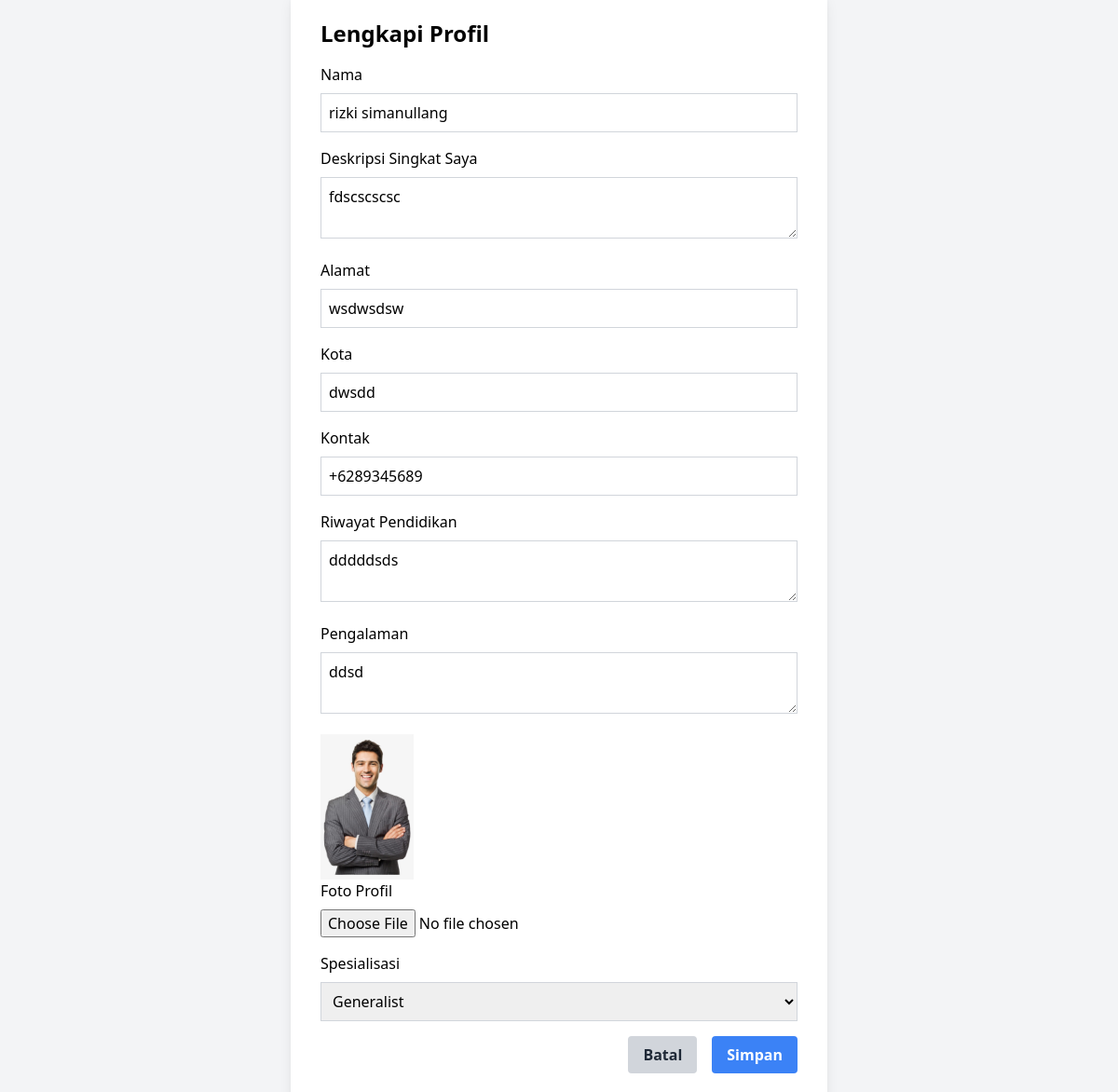
Page /public/konsultan/edit_profil.php (signed in) on the committed database.
### tables this page shows
CREATE TABLE `konsultan` (
  `ID_Konsultan` int(11) NOT NULL,
  `Nama` varchar(255) DEFAULT NULL,
  `Alamat` varchar(255) DEFAULT NULL,
  `Kontak` varchar(20) DEFAULT NULL,
  `Email` varchar(255) DEFAULT NULL,
  `pw_konsultan` varchar(255) NOT NULL,
  `Riwayat_Pendidikan` text DEFAULT NULL,
  `Pengalaman` text DEFAULT NULL,
  `Rating` decimal(3,2) DEFAULT NULL,
  `Biaya_Konsultasi` decimal(10,2) DEFAULT NULL,
  `Status` varchar(20) DEFAULT NULL,
  `ID_Spesialisasi` int(11) DEFAULT 1,
  `konsultan_poto` varchar(100) NOT NULL,
  `kota_konsultan` varchar(255) NOT NULL,
  `Deskripsi` text NOT NULL,
  `status_akun_konsultan` enum('Belum Diverifikasi','Menunggu Verifikasi','Sudah Diverifikasi','') NOT NULL DEFAULT 'Belum Diverifikasi'
);

### public/konsultan/edit_profil.php (the view, shortened to what this page needs)
<!DOCTYPE html>
<html :class="{ 'theme-dark': dark }" x-data="data()" lang="en">
  <head>
    <script src="https://cdn.tailwindcss.com"></script>
    <link rel="stylesheet" href="https://cdn.jsdelivr.net/npm/charts.css/dist/charts.min.css">
  </head>
  <body>
  <?php
require '../../function/functions.php';
if (isset($_SESSION["loginkonsultan"]) && isset($_SESSION["emailKonsultan"])) {
  $email = $_SESSION["emailKonsultan"];
  $result = mysqli_query($conn, "SELECT * FROM konsultan WHERE Email = '$email'");
  if (mysqli_num_rows($result) > 0) {
    $row = mysqli_fetch_assoc($result);
    $nama = $row['Nama'];
    $alamat = $row['Alamat'];
    $kontak = $row['Kontak'];
    $riwayat_pendidikan = $row['Riwayat_Pendidikan'];
    $pengalaman = $row['Pengalaman'];
    $konsultan_foto = $row['konsultan_poto'];
    $deskripsi = $row['Deskripsi'];
    $kota = $row['kota_konsultan'];
    ?>
    <div class="flex items-center w-screen justify-center h-screen bg-gray-100">
  <div class="bg-white shadow-lg rounded-lg p-8 max-w-xl w-full">
    <h2 class="text-2xl font-semibold mb-4">Lengkapi Profil</h2>
    <form action="" method="POST" enctype="multipart/form-data">
      <label for="nama" class="block mb-2">Nama</label>
      <input type="text" id="nama" name="nama" value="<?= $nama ?>" class="border border-gray-300 p-2 mb-4 w-full" required>
      <label for="deskripsi" class="block mb-2">Deskripsi Singkat Saya</label>
      <textarea id="deskripsi" name="deskripsi" class="border border-gray-300 p-2 mb-4 w-full" required><?= $deskripsi ?></textarea>
      <label for="alamat" class="block mb-2">Alamat</label>
      <input type="text" id="alamat" name="alamat" value="<?= $alamat ?>" class="border border-gray-300 p-2 mb-4 w-full" required>
      <label for="kota" class="block mb-2">Kota</label>
      <input type="text" id="kota" name="kota" value="<?= $kota ?>" class="border border-gray-300 p-2 mb-4 w-full" required>
      <label for="kontak" class="block mb-2">Kontak</label>
      <input type="text" id="kontak" name="kontak" value="<?= $kontak ?>" class="border border-gray-300 p-2 mb-4 w-full" required>
      <label for="riwayat_pendidikan" class="block mb-2">Riwayat Pendidikan</label>
      <textarea id="riwayat_pendidikan" name="riwayat_pendidikan" class="border border-gray-300 p-2 mb-4 w-full" required><?= $riwayat_pendidikan ?></textarea>
      <label for="pengalaman" class="block mb-2">Pengalaman</label>
      <textarea id="pengalaman" name="pengalaman" class="border border-gray-300 p-2 mb-4 w-full" required><?= $pengalaman ?></textarea>
      <img style="width: 100px;" src="../assets/img/konsultan/<?= $konsultan_foto ?>" alt="Foto Profil">
      <label for="konsultan_foto" class="block mb-2">Foto Profil</label>
      <input type="file" id="gambar" name="gambar" class="mb-4" accept="image/*">
      <label for="spesialisasi" class="block mb-2">Spesialisasi</label>
      <select id="spesialisasi" name="spesialisasi" class="border border-gray-300 p-2 mb-4 w-full" required>
        <?php
          $query = "SELECT * FROM spesialisasi";
          $result = mysqli_query($conn, $query);
          if ($result) {
            while ($row = mysqli_fetch_assoc($result)) {
              $id_spesialisasi = $row['ID_Spesialisasi'];
              $nama_spesialisasi = $row['Nama_Spesialisasi'];
              $selected = ($id_spesialisasi == $spesialisasi) ? 'selected' : '';
              echo "<option value=\"$id_spesialisasi\" $selected>$nama_spesialisasi</option>";
            }
          }
        ?>
      </select>
      <div class="flex justify-end">
        <button type="button" class="bg-gray-300 hover:bg-gray-400 text-gray-800 font-bold py-2 px-4 rounded mr-4" onclick="window.location.href='home.php'">Batal</button>
        <button type="submit" name="submit" class="bg-blue-500 hover:bg-blue-700 text-white font-bold py-2 px-4 rounded">Simpan</button>
      </div>
    </form>
  </div>
</div>
    <?php
  } else {
    echo "Data pengguna tidak ditemukan";
  }
} else {
  header("Location: login.php");
  exit;
}
?>
  </body>
</html>

### public/konsultan/edit_profil.php (style rules this page uses)
body { background-image: url('../assets/img/forgot-password-office-dark.jpeg'); background-size: cover; background-repeat: no-repeat; background-position: center; }

### rows in the picture
konsultan: nama "rizki simanullang", deskripsi "fdscscscsc", alamat "wsdwsdsw", kota "dwsdd", kontak "+6289345689", riwayat_pendidikan "dddddsds", pengalaman "ddsd", konsultan_poto (picture)

### other values in the picture
form field spesialisasi "Generalist"
